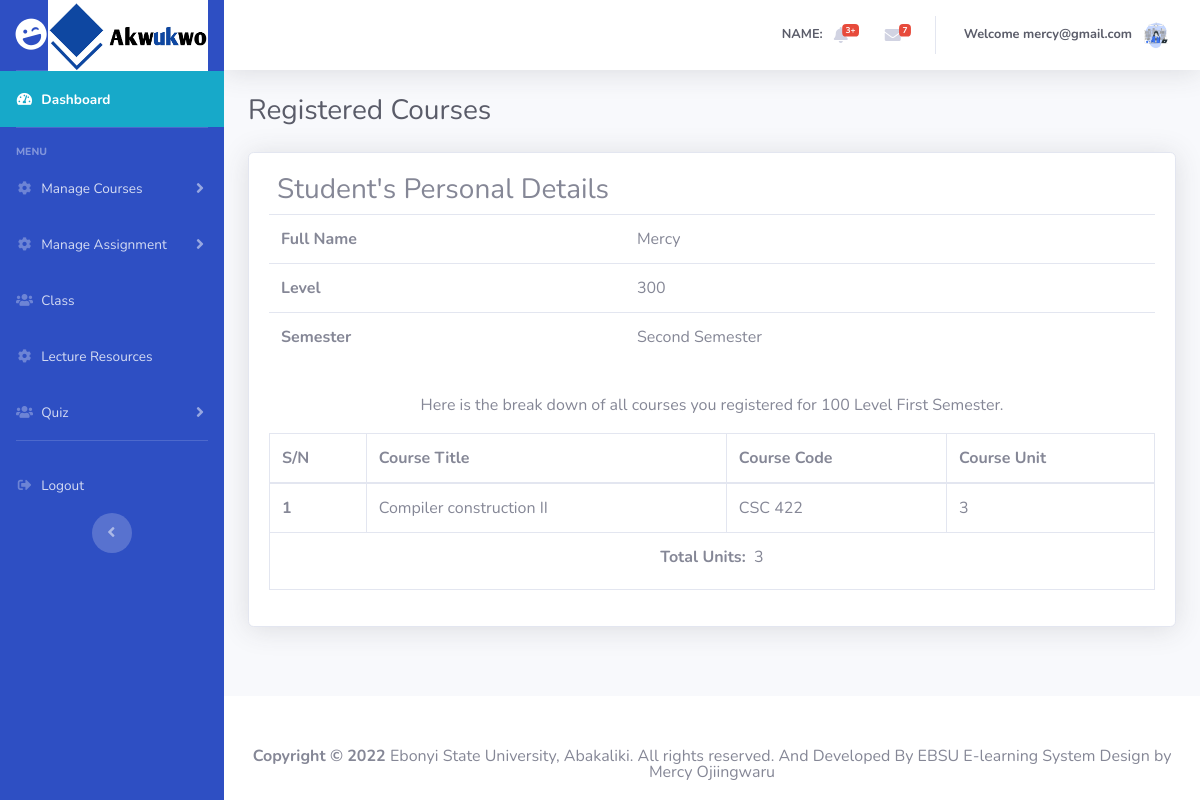
Screenshot of /students/registered.php (signed in) with the database file from the repository.
### tables this page shows
CREATE TABLE `student` (
  `id` int(10) NOT NULL,
  `name` varchar(100) NOT NULL,
  `email` varchar(30) NOT NULL,
  `regnumber` varchar(20) NOT NULL,
  `faculty` varchar(40) NOT NULL,
  `dept` varchar(100) NOT NULL,
  `jambid` varchar(20) NOT NULL,
  `phone` varchar(20) NOT NULL,
  `level` varchar(30) NOT NULL,
  `password` varchar(256) NOT NULL
);

CREATE TABLE `registeredcourse` (
  `id` int(10) NOT NULL,
  `username` varchar(40) NOT NULL,
  `courseid` int(10) NOT NULL,
  `coursetitle` varchar(40) NOT NULL,
  `coursecode` varchar(50) NOT NULL,
  `unit` varchar(100) NOT NULL
);

### server/classes/dbconnection.php (called while the page is built, shortened)
<?php
class DbConnection {
	private $host = "localhost";
	private $dbname = "e-learning";
	private $username = "root";
	private $password = "";
	public function __construct() {
		try {
			$this->connection =
			new PDO('mysql:host=' . $this->host . ';dbname=' . $this->dbname, $this->username, $this->password);
		} catch(PDOException $ex) {
			echo $ex->getMessage();
		}
	}
}
?>

### server/classes/fetchData.php (called while the page is built, shortened)
<?php
require_once('dbconnection.php');
class fetchData extends DbConnection
{
    public function displayPersonalRegisterCos()
    {
        $sql = "SELECT * FROM registeredcourse WHERE username = '{$_SESSION['email']}'";
        $qry = $this->connection->prepare($sql);
        $exec = $qry->execute(array());
        if ($qry->errorCode() == 0) {
            if ($qry->rowCount() > 0) {
                return $qry->fetchAll(PDO::FETCH_ASSOC);
            } else {
                return 0;
            }
        } else {
            return array('status' => 0, 'message' => $qry->errorInfo());
        }
    }
    public function displayStudent()
    {
        $sql = "SELECT * FROM student WHERE email = '{$_SESSION['email']}'";
        $qry = $this->connection->prepare($sql);
        $exec = $qry->execute(array());
        if ($qry->errorCode() == 0) {
            if ($qry->rowCount() > 0) {
                return $qry->fetchAll(PDO::FETCH_ASSOC);
            } else {
                return 0;
            }
        } else {
            return array('status' => 0, 'message' => $qry->errorInfo());
        }
    }
}

### students/registered.php (the view, shortened to what this page needs)
<?php
	require_once 'header.php';
  require_once '../server/classes/fetchData.php';
  $fetchData = new fetchData;
?>
        <div class="container-fluid">
          <h2 class="h3 mb-4 text-gray-800">Registered Courses</h2>
            <div class="card shadow mb-4">
              <div class="card-body">
                <?php
                  $fetchResponse = $fetchData->displayStudent();
                  if(is_array($fetchResponse)){
                    if(isset($fetchResponse['status'])){
                        '<div class="alert alert-danger">'.print_r($fetchResponse['message']).'</div>';
                    }else {
                      foreach($fetchResponse as $row){
                ?>
                <h3 class="px-2">Student's Personal Details</h3>
                <table class="table table-hover">
                        <tr>
                          <th scope="col">Full Name</th>
                          <td scope="col"><?php echo $row['name']?></td>
                        </tr>
                      <tr>
                        <th scope="col">Level</th>
                        <td scope="col"><?php echo $row['level']?></td>
                      </tr>
                      <tr>
                        <th scope="col">Semester</th>
                        <td scope="col">Second Semester</td>
                      </tr>
                </table>
                <?php } }}?>
                <div class="text-center py-3">Here is the break down of all courses you registered for 100 Level First Semester.</div>
                <div class="table-responsive">
                  <table class="table table-bordered table-hover" id="dataTable" width="100%" cellspacing="0">
                      <thead>
                          <tr>
                            <th scope="col">S/N</th>
                            <th scope="col">Course Title</th>
                            <th scope="col">Course Code</th>
                            <th scope="col">Course Unit</th>
                          </tr>
                      </thead>
                      <?php
                        $email = $_SESSION['email'];
                        $fetchResponse = $fetchData->displayPersonalRegisterCos($email);
                        if(is_array($fetchResponse)){
                          if(isset($fetchResponse['status'])){
                              '<div class="alert alert-danger">'.print_r($fetchResponse['message']).'</div>';
                          }else {
                            $count = 1;
                            $totalCos = 0;
                            foreach($fetchResponse as $row){
                      ?>
                        <tr>
                          <th scope="row"><?php echo $count; ?></th>
                          <td><?php echo $row['coursetitle'];?></td>
                          <td><?php echo $row['coursecode'];?></td>
                          <td><?php echo $row['unit']?></td>
                        </tr>
                      <?php
                        $totalCos += $row['unit'];
                        $count+=1;
                        }}}
                      ?>
                      <tr>
                        <td colspan="4" class="text-center"><strong>Total Units: </strong> &nbsp;<label for=""><?php
                        echo $totalCos;
                        ?></label></td>
                      </tr>
                  </table>
                </div>
              </div>
            </div>
        </div>
      </div>
<?php
	require_once 'footer.php';
?>
<?php
	require_once 'footer.php';
?>

### assets/css/style.css (style rules this page uses)
* { margin:0; padding: 0; box-sizing: border-box; }

### rows the page displays
student: name "Mercy", level "300"
registeredcourse: coursetitle "Compiler construction II", coursecode "CSC 422", unit "3"

### other values shown
$_SESSION['email'] "mercy@gmail.com"
$totalCos "3"
FULL_NAME "EBSU E-learning System"
DEVELOPERNAME "Mercy Ojiingwaru"
